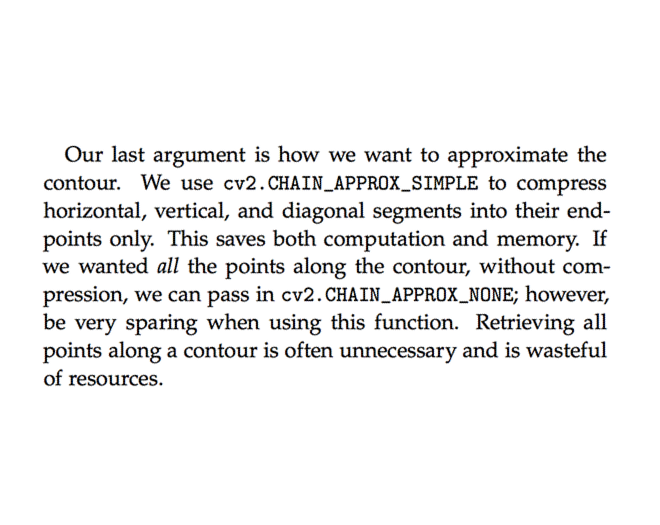
#> input picture trabalho3/src/fixed_image.png, 660 x 525 px
$ python main.py fixed_image.png 0 out.png   (older library calls are emulated)
#> lines starting #> are read from the running program, lines starting #| are printed output that depends on the picture; after the words box and inside, x2 and y2 are one past the last pixel; in counts of white or black regions, pixels touching at a corner belong together
import argparse

import numpy as np
from scipy import misc
from scipy.ndimage.interpolation import rotate
from skimage.feature import canny
from skimage.transform import (hough_line, hough_line_peaks)

alignment_algorithm = {
    0: 'horizontal',
    1: 'hough'
}


def main(arguments):
    print("Using {} mode.".format(alignment_algorithm[arguments.mode]))

    original_image = read_image(arguments.input_image_path)
#> in read_image, input_image is the input picture: shape (525, 660, 4); mean R, G, B, A 240.8, 240.7, 240.8, 254.9
    original_gray_image = read_image(arguments.input_image_path, gray_scale=True)

    if alignment_algorithm[arguments.mode] == 'horizontal':
        angle = horizontal_projection_method(original_gray_image)
    else:
        angle = hough_method(original_gray_image)

    print("The image should be fixed by {:.2f} degrees.".format(angle))

    fixed_image = rotate_image(original_image, angle)
    misc.imsave(arguments.output_image, fixed_image)
    print("Fixed image generated!")


def horizontal_projection_method(image):
    copy_image = image.copy()
    copy_image[copy_image <= 128] = 1
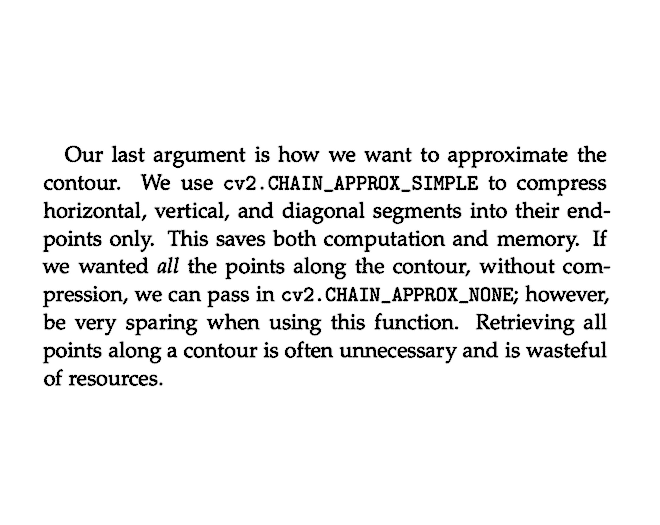
#> copy_image: shape (525, 660) float32; min 1, max 255, mean 237.9
    copy_image[copy_image > 128] = 0
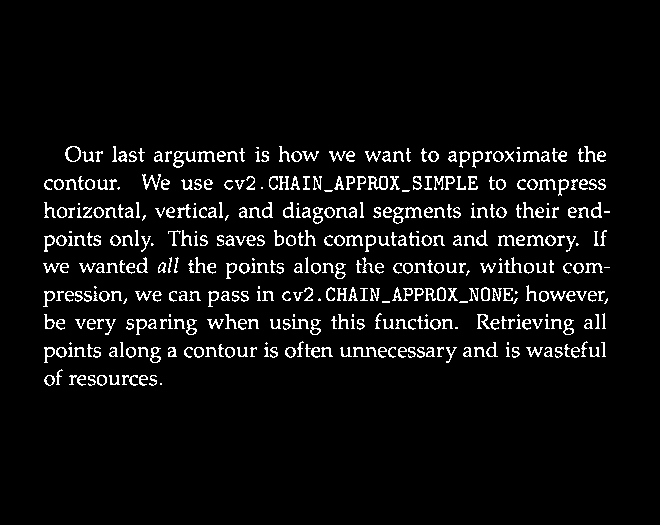
#> copy_image: shape (525, 660) float32; values 0 (black) and 1 (white), 5.5% white in thin lines or dots, all inside (x1, y1, x2, y2) = (43, 146, 610, 386)
    original_hp = np.sum(copy_image, 1)
#> original_hp = 525 values, max 319 at index 356, min 0 at index 0, mean 36.31

    best_angle = 0
    max_dist = -1
    for i in range(-90, 91):
        rotated_image = rotate_image(image, i)
        # binarize the image
        rotated_image[rotated_image <= 128] = 1
        rotated_image[rotated_image > 128] = 0

        horizontal_profile = np.sum(rotated_image, 1)
        result = ssd(original_hp, horizontal_profile)
        if result > max_dist:
            best_angle = i
            max_dist = result
#> this loop made 181 passes
#> (result, max_dist) on passes 1, 6, 10, 11, 14, 166, 169, 170: (2936276, 2936276), (2945582, 2945582), (2963853, 2963853), (2981409, 2981409), (2984949, 2984949), (2985904, 2985904), (3007832, 3007832), (3013270, 3013270)
#> result on passes 2, 3, 4, 5, 7, 8: 2926247, 2920795, 2923825, 2916326, 2929469, 2927953
#> pass 1, in horizontal_projection_method, `rotated_image = rotate_image(image, i)`:
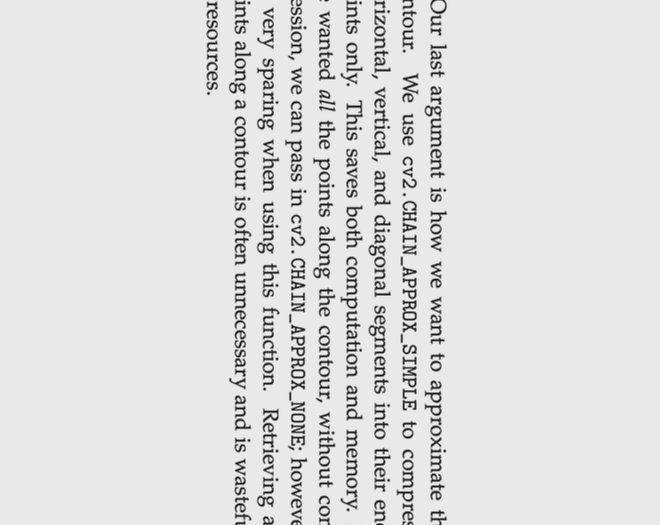
#> rotated_image: shape (525, 660) float32; min -40.22, max 282.3, mean 241.8; drawn with min black and max white
#> pass 2, in horizontal_projection_method, `rotated_image = rotate_image(image, i)`:
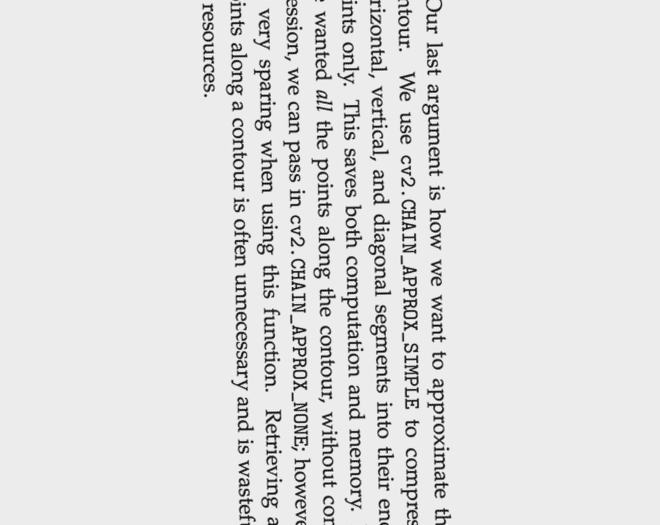
#> rotated_image: shape (525, 660) float32; min -33.63, max 277.1, mean 241.8; drawn with min black and max white
#> pass 3, in horizontal_projection_method, `rotated_image = rotate_image(image, i)`:
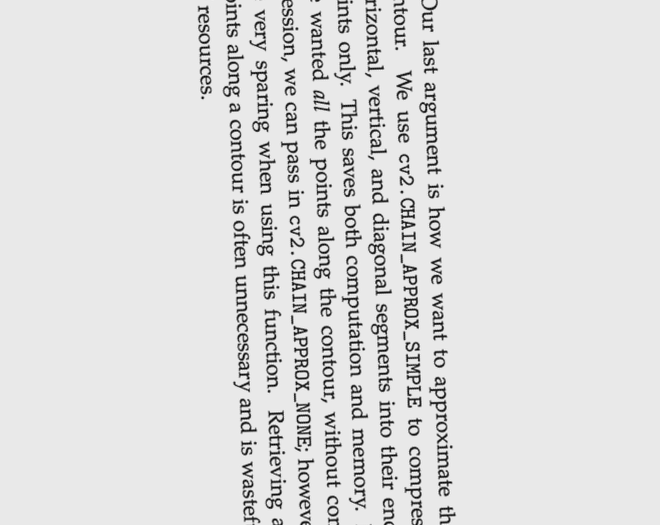
#> rotated_image: shape (525, 660) float32; min -31.2, max 281, mean 241.8; drawn with min black and max white
#> after the loop:
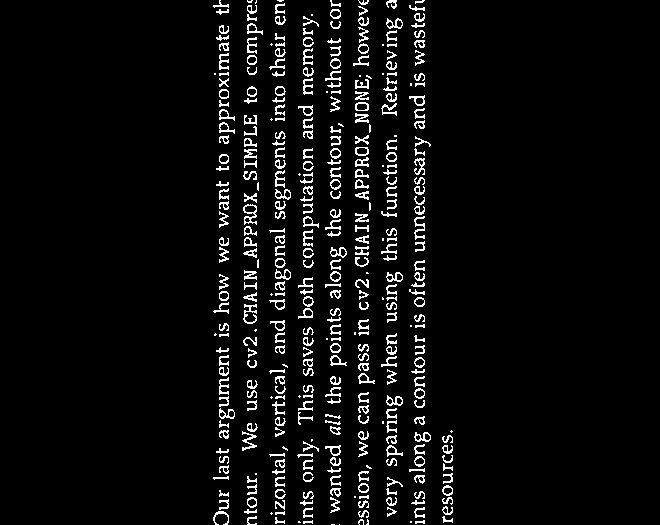
#> rotated_image: shape (525, 660) float32; values 0 (black) and 1 (white), 5.1% white in thin lines or dots, all inside (x1, y1, x2, y2) = (213, 0, 453, 525)
#> after the loop, best_angle = 79; max_dist = 3013270

    return best_angle


def ssd(a, b):
    return ((a - b) ** 2).sum()


def hough_method(image):
    edges = canny(image, 2, 1, 25)
    h, theta, d = hough_line(edges)
    angles = []
    for _, angle, _ in zip(*hough_line_peaks(h, theta, d)):
        angles.append(np.rad2deg(angle))

    angle = np.median(angles)

    return angle - 90 if angle >= 0 else angle + 90


def read_image(path, gray_scale=False):
    # Open desired image
    input_image = None
    try:
        input_image = misc.imread(path, flatten=gray_scale)
    except FileNotFoundError:
        print("Image {} not found.".format(path))
        exit(0)

    return input_image


def rotate_image(image, angle):
    return rotate(image, angle, reshape=False, cval=255)


if __name__ == "__main__":
    # Parse the arguments
    parser = argparse.ArgumentParser()
    parser.add_argument('input_image_path')
    parser.add_argument('mode', type=int, choices=range(2), metavar="[0-1]")
    parser.add_argument('output_image')
    args = parser.parse_args()

    main(args)
#> in main, `angle = horizontal_projection_method(original_gray_image)`: angle = 79
#| The image should be fixed by 79.00 degrees.
#> in main, `fixed_image = rotate_image(original_image, angle)`:
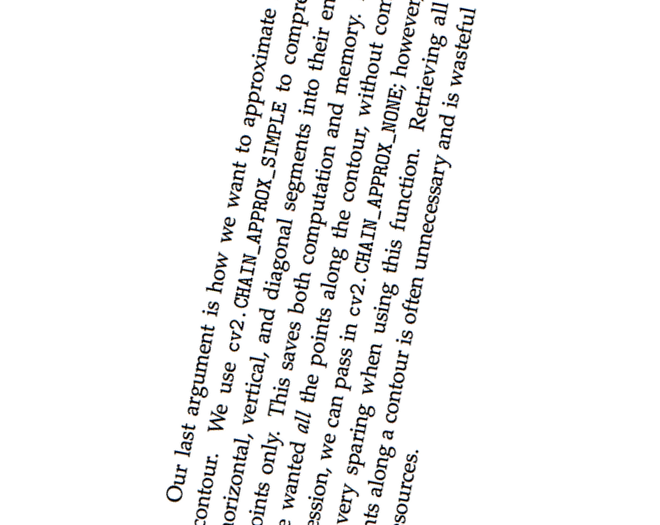
#> fixed_image: shape (525, 660, 4); mean R, G, B, A 241.7, 241.6, 241.7, 254.9; transparent parts drawn white
